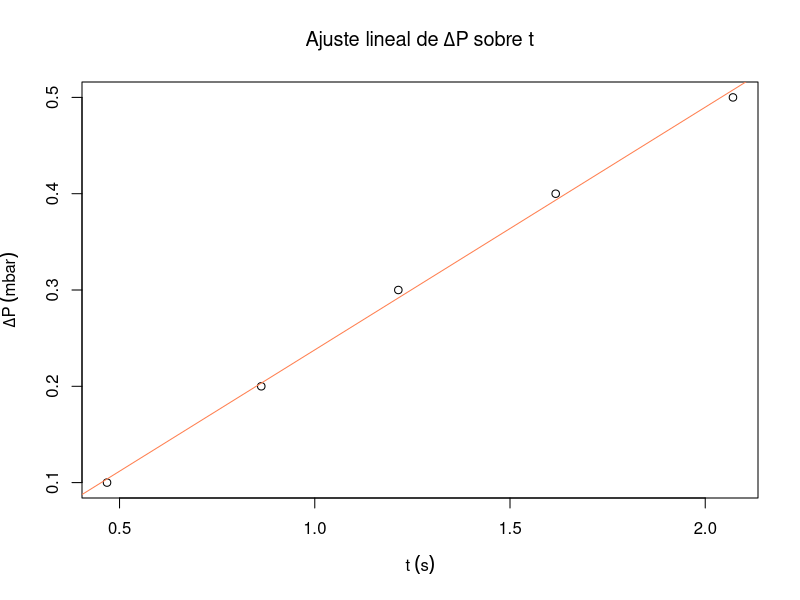
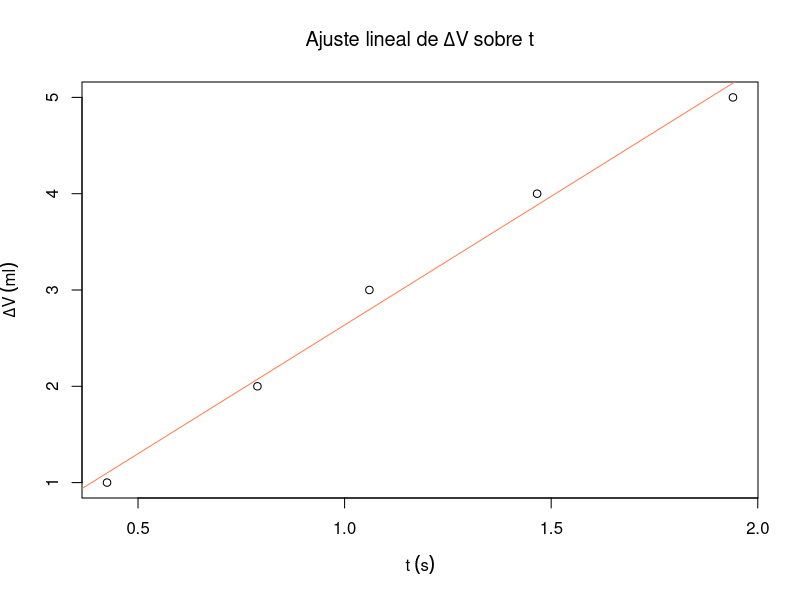

R code for these plots, in order:
## ---- chunk 1
knitr::opts_chunk$set(echo = FALSE)
## ---- chunk 2
volumen <- 10*1e-3 #m^3
voltaje <- 4.81 # Volttttios
intensidad <- 0.26 # Amperios
Tlab <- 18.9 + 273.15 # Kelvin
Plab <- 1012.6*1e2 # Pascales
R <- 8.314472 #Pa m^3/mol K
  
# Datos recogidos
t <- c(0.468, 0.863, 1.214, 1.617, 2.071, 2.639, 3.345, 4.069, 4.537, 5.253)
P <- c(0.1,0.2,0.3,0.4,0.5,0.6,0.7,0.8,0.9,1) 

# Tabla
data <- data.frame(t,P)
colnames(data) <- c("t / s","$\\Delta P$ / mbar")
  
knitr::kable(
  data,
  caption="Tiempo durante el cual el circuito queda cerrado y variación de presión registrada",
  booktabs = TRUE,
  escape = FALSE,
  row.names = FALSE,
  align="c"
)
## ---- chunk 3

t <- t[1:5]
P <- P[1:5]

# Ajuste lineal
modelo_lineal <- lm(P ~ t)
resumen <- summary(modelo_lineal)
pendiente <- modelo_lineal$coefficients[[2]]
inc_pendiente <- resumen$coefficients[2,2]
ordenada <- modelo_lineal$coefficients[[1]]
inc_ordenada <- resumen$coefficients[1,2]

# Graficamos los datos y la línea de ajuste
titulo <- expression("Ajuste lineal de"~Delta*P~"sobre t")
plot(t,P,
     main = titulo,
     ylab =expression(Delta * P ~ (mbar)),
     xlab =expression(t ~ (s)))
abline(modelo_lineal, col = "coral")

# Cálculo de Cv
Cv <- voltaje*intensidad*R/(volumen*pendiente*100) # 1 mbar = 100 Pa
inc_Cv <- voltaje*intensidad*R/volumen * inc_pendiente/pendiente^2 * 1/100
## ---- chunk 4
# Datos recogidos
V2 <- 1:5 #mL
t2_1 <- c(0.411, 0.727, 1.081, 1.487, 1.874)
t2_2 <- c(0.417, 0.840, 1.047, 1.571, 2.040)
t2_3 <- c(0.446, 0.800, 1.052, 1.340, 1.905)
t2 <- round((t2_1+t2_2+t2_3)/3,3)

# Tabla
data <- data.frame(V2,t2_1,t2_2,t2_3,t2)
colnames(data) <- c("$\\Delta V$ / ml","$t_1$ / s","$t_2$ / s","$t_3$ / s","$t$ / s")
  
knitr::kable(
  data,
  caption="Tiempos para compensar cada variación de volumen y tiempo promediado",
  booktabs = TRUE,
  escape = FALSE,
  row.names = FALSE,
  align="c"
)
## ---- chunk 5
# Ajuste lineal
modelo_lineal2 <- lm(V2 ~ t2)
resumen2 <- summary(modelo_lineal2)
pendiente2 <- modelo_lineal2$coefficients[[2]]
inc_pendiente2 <- resumen2$coefficients[2,2]
ordenada2 <- modelo_lineal2$coefficients[[1]]
inc_ordenada2 <- resumen2$coefficients[1,2]

# Graficamos los datos y la línea de ajuste
titulo <- expression("Ajuste lineal de"~Delta*V~"sobre t")
plot(t2,V2,
     main = titulo,
     ylab =expression(Delta*V ~ (ml)),
     xlab =expression(t ~ (s)))
abline(modelo_lineal2, col = "coral")

# Cálculo de Cv
Cp <- voltaje*intensidad*R/(Plab*pendiente2*1e-6) # 1 mL = 1e-6 m^3
inc_Cp <- voltaje*intensidad*R/Plab * inc_pendiente2/pendiente2^2 * 1e6
## ---- chunk 6
Cv_teorico <- 5/2*R
Cp_teorico <- 7/2*R

# Cálculo de R
Rexp <- Cp - Cv
inc_Rexp <- sqrt(inc_Cp^2 + inc_Cv^2)

error_relativo <- abs(R-Rexp)/R

gamma <- Cp/Cv
inc_gamma <- sqrt( (inc_Cp/Cv)^2 + (inc_Cv*Cp/Cv^2)^2 )
